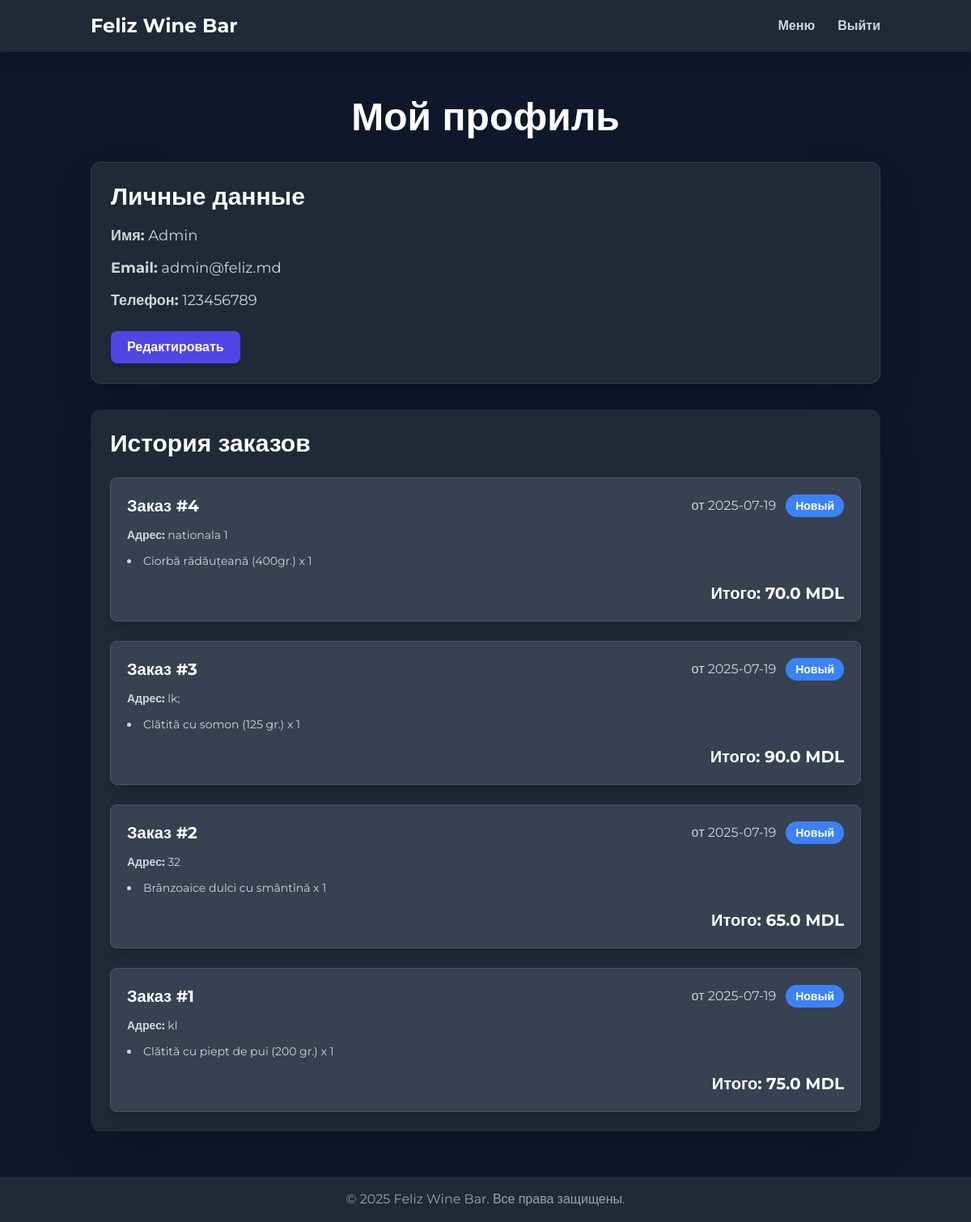
Screenshot of /profile (signed in) with the database file from the repository.
### tables this page shows
CREATE TABLE users (
            id INTEGER PRIMARY KEY AUTOINCREMENT,
            name TEXT NOT NULL,
            email TEXT NOT NULL UNIQUE,
            phone TEXT NOT NULL,
            password TEXT NOT NULL,
            is_admin INTEGER NOT NULL DEFAULT 0
        );

CREATE TABLE orders (
            id INTEGER PRIMARY KEY AUTOINCREMENT,
            user_id INTEGER,
            customer_name TEXT NOT NULL,
            customer_phone TEXT NOT NULL,
            customer_address TEXT NOT NULL,
            order_details TEXT NOT NULL,
            total_price REAL NOT NULL,
            status TEXT NOT NULL DEFAULT 'Новый',
            created_at DATETIME DEFAULT CURRENT_TIMESTAMP,
            FOREIGN KEY (user_id) REFERENCES users (id)
        );

### app.py (the view)
@app.route('/profile')
def profile():
    if 'user_id' not in session:
        return redirect(url_for('menu'))
    conn = get_db_connection()
    user_info = conn.execute('SELECT * FROM users WHERE id = ?', (session['user_id'],)).fetchone()
    orders_raw = conn.execute('SELECT * FROM orders WHERE user_id = ? ORDER BY id DESC', (session['user_id'],)).fetchall()
    conn.close()
    orders = [dict(o) for o in orders_raw]
    for order in orders:
        order['order_details'] = json.loads(order['order_details'])
    return render_template('profile.html', user_info=dict(user_info), orders=orders)

### app.py (called while the page is built)
def get_db_connection():
    conn = sqlite3.connect('feliz_wine_bar.db')
    conn.row_factory = sqlite3.Row
    return conn

### templates/profile.html (shortened to what this page needs)
<!DOCTYPE html>
<html lang="ru">
<head>
    <script src="https://cdn.tailwindcss.com"></script>
</head>
<body class="bg-slate-900 min-h-screen flex flex-col">
    <header class="bg-gray-800 shadow-lg fixed w-full top-0 z-10">
        <div class="container mx-auto px-6 py-4 flex justify-between items-center">
            <a href="/" class="text-2xl font-bold text-white hover:text-gray-200 transition-colors">Feliz Wine Bar</a>
            <nav>
                <a href="/menu" class="text-gray-300 hover:text-white font-semibold transition-colors mr-6">Меню</a>
                <button onclick="logout()" class="text-gray-300 hover:text-white font-semibold transition-colors">Выйти</button>
            </nav>
        </div>
    </header>
    <main class="flex-grow container mx-auto p-6 mt-20 md:mt-24"> <h1 class="text-4xl md:text-5xl font-bold mb-8 text-center text-white">Мой профиль</h1>
        <section class="bg-gray-800 p-6 rounded-xl shadow-2xl mb-8 border border-gray-700">
            <h2 class="text-2xl md:text-3xl font-semibold mb-4 text-white">Личные данные</h2>
            <div class="space-y-3 text-lg text-gray-300">
                <p><strong>Имя:</strong> {{ user_info.name }}</p>
                <p><strong>Email:</strong> {{ user_info.email }}</p>
                <p><strong>Телефон:</strong> {{ user_info.phone }}</p>
            </div>
            <button class="mt-6 px-5 py-2 bg-indigo-600 text-white font-semibold rounded-lg hover:bg-indigo-700 transition-colors duration-300 shadow-md">
                Редактировать
            </button>
        </section>
        <section class="bg-gray-800 p-6 rounded-xl shadow-2xl">
            <h2 class="text-2xl md:text-3xl font-semibold mb-6 text-white">История заказов</h2>
            <div class="space-y-6">
                {% for order in orders %}
                <div class="bg-gray-700 p-5 rounded-lg shadow-lg border border-gray-600 hover:bg-gray-600 transition-colors duration-200 cursor-pointer">
                    <div class="flex flex-col md:flex-row justify-between items-start md:items-center mb-3">
                        <span class="font-bold text-xl text-white mb-2 md:mb-0">Заказ #{{ order.id }}</span>
                        <div class="flex flex-col md:flex-row items-start md:items-center">
                            <span class="text-gray-300 text-sm md:text-base mr-3">от {{ order.created_at.split(' ')[0] }}</span>
                            <span class="px-3 py-1 text-sm font-bold rounded-full status-{{ order.status }} text-white mt-2 md:mt-0">{{ order.status }}</span>
                        </div>
                    </div>
                    <p class="text-sm text-gray-300 mb-3"><strong>Адрес:</strong> {{ order.customer_address }}</p>
                    <ul class="list-disc list-inside text-sm text-gray-300 mt-2 space-y-1">
                        {% for item in order.order_details %}
                        <li>{{ item.name }} x {{ item.quantity }}</li>
                        {% endfor %}
                    </ul>
                    <p class="text-right font-bold text-xl mt-4 text-white">Итого: {{ order.total_price }} MDL</p>
                </div>
                {% else %}
                <p class="text-gray-400 text-center text-lg py-8">У вас еще нет заказов.</p>
                {% endfor %}
            </div>
        </section>
    </main>
    <footer class="bg-gray-800 text-gray-400 text-center py-4 mt-8">
        <div class="container mx-auto">
            <p>&copy; 2025 Feliz Wine Bar. Все права защищены.</p>
        </div>
    </footer>
</body>
</html>

### templates/profile.html (style rules this page uses)
body { font-family: 'Montserrat', sans-serif; background-color: #0f172a; color: #e2e8f0; }
.status-Новый { background-color: #3b82f6; }

### rows the page displays
users: name "Admin", email "admin@feliz.md", phone "123456789"
orders: id "4", created_at "2025-07-19", status "Новый", customer_address "nationala 1", name "Ciorbă rădăuțeană (400gr.)", quantity "1", total_price "70.0"
orders: id "3", created_at "2025-07-19", status "Новый", customer_address "lk;", name "Clătită cu somon (125 gr.)", quantity "1", total_price "90.0"
orders: id "2", created_at "2025-07-19", status "Новый", customer_address "32", name "Brânzoaice dulci cu smântînă", quantity "1", total_price "65.0"
orders: id "1", created_at "2025-07-19", status "Новый", customer_address "kl", name "Clătită cu piept de pui (200 gr.)", quantity "1", total_price "75.0"
